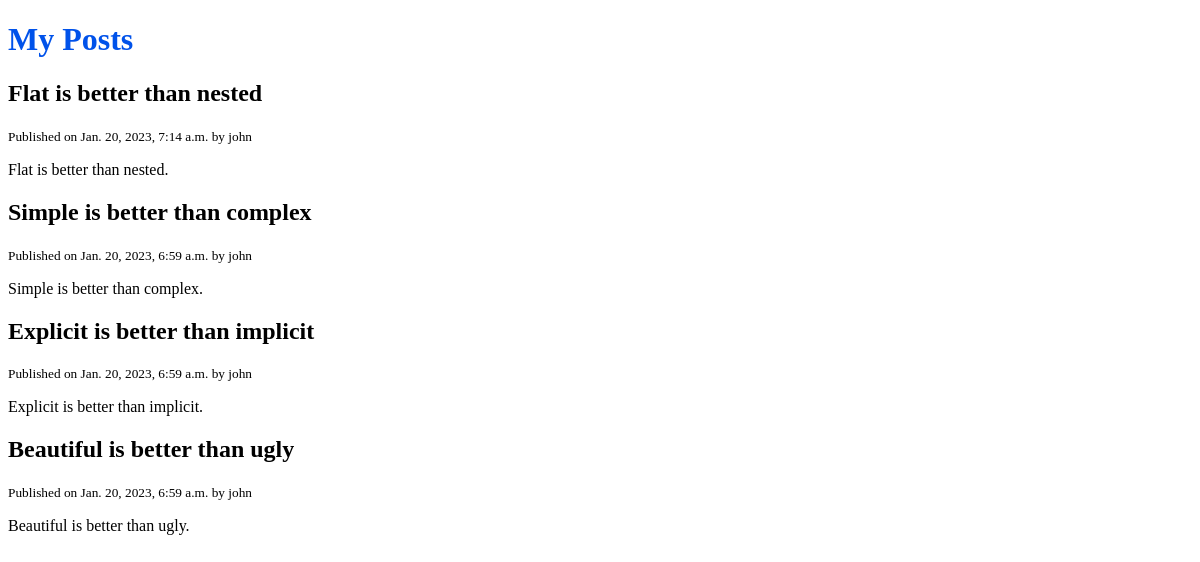
Before: / with the older database file.
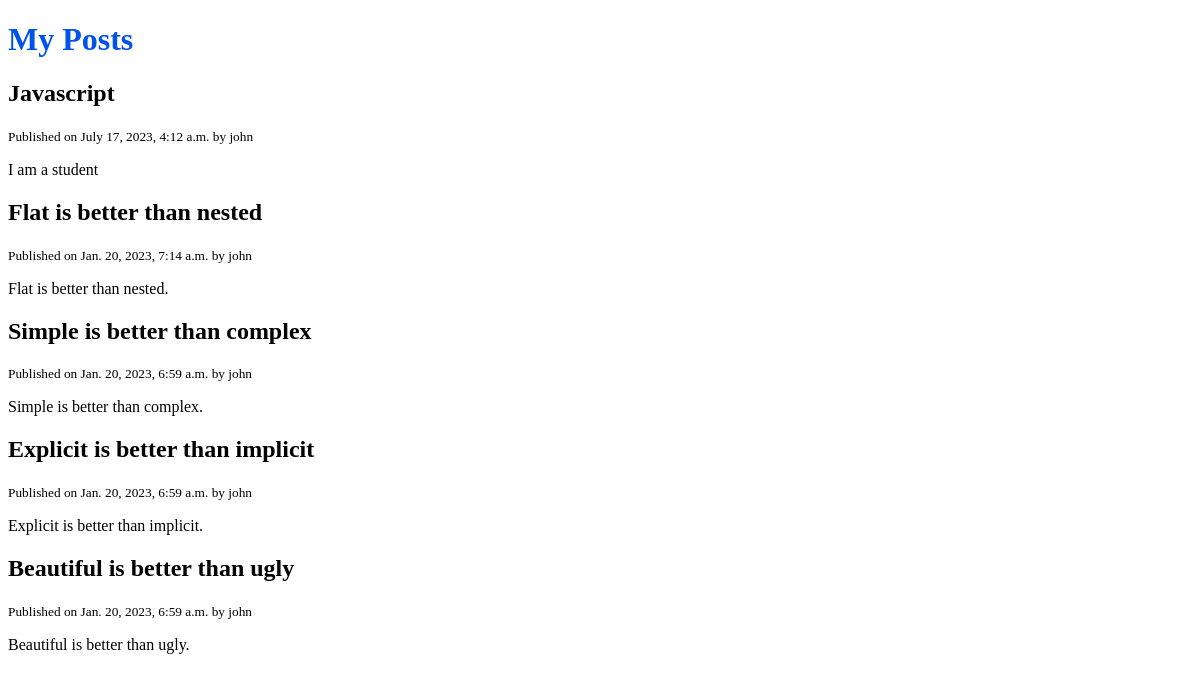
After: the same page with the newer database file.
### blog/models.py (models this page shows, shortened)
class Post(models.Model):
    title = models.CharField(max_length=120)
    content = models.TextField()
    published_at = models.DateTimeField(default=timezone.now)
    author = models.ForeignKey(User, on_delete=models.CASCADE)
    class Meta:
        ordering = ['-published_at']

### blog/views.py (the view)
# urls.py: path('', views.home, name='posts'),
def home(request):
    posts = Post.objects.all()
    context = {'posts': posts}
    return render(request, 'blog/home.html', context)

### blog/templates/blog/home.html
{% extends 'base.html' %} {% block content %}
<h1>My Posts</h1>
{% for post in posts%}
<h2>{{ post.title }}</h2>
<small>Published on {{ post.published_at }} by {{ post.author}}</small>
<p>{{ post.content }}</p>
{% endfor%} {% endblock %}

### templates/base.html (shortened to what this page needs)
{%load static %}
<!DOCTYPE html>
<html lang="en">
  <head>
    <link rel="stylesheet" href="{% static 'css/style.css' %}" />
  </head>
  <body>
    {%block content%}
    {%endblock content%}
  </body>
</html>

### static/css/style.css (style rules this page uses)
h1 { color: #0052ea; }

Changed rows visible on the page:
added Post: title "Javascript", published_at "July 17, 2023, 4:12 a.m.", author "john", content "I am a student"
